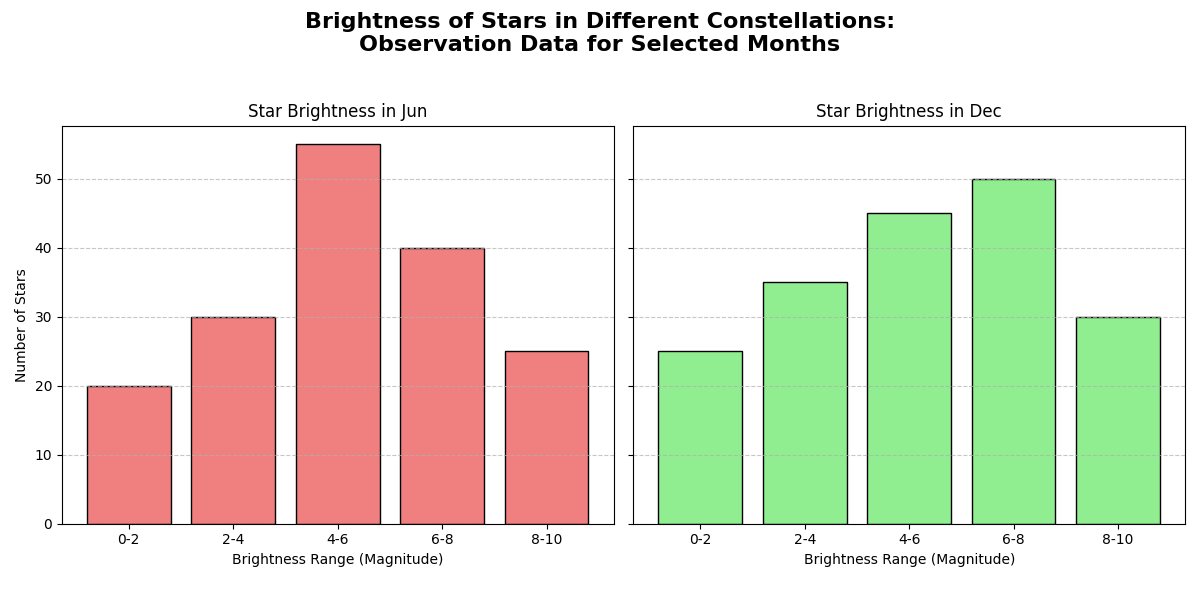

This figure's Python source:
import matplotlib.pyplot as plt
import numpy as np

brightness_bins = ['0-2', '2-4', '4-6', '6-8', '8-10']
stars_jun = [20, 30, 55, 40, 25]
stars_dec = [25, 35, 45, 50, 30]

fig, axs = plt.subplots(1, 2, figsize=(12, 6), sharey=True)

axs[0].bar(brightness_bins, stars_jun, color='lightcoral', edgecolor='black')
axs[0].set_title('Star Brightness in Jun')
axs[0].set_xlabel('Brightness Range (Magnitude)')
axs[0].set_ylabel('Number of Stars')
axs[0].grid(axis='y', linestyle='--', alpha=0.7)

axs[1].bar(brightness_bins, stars_dec, color='lightgreen', edgecolor='black')
axs[1].set_title('Star Brightness in Dec')
axs[1].set_xlabel('Brightness Range (Magnitude)')
axs[1].grid(axis='y', linestyle='--', alpha=0.7)

fig.suptitle('Brightness of Stars in Different Constellations:\nObservation Data for Selected Months', fontsize=16, fontweight='bold')
plt.tight_layout(rect=[0, 0.03, 1, 0.95])

plt.show()
